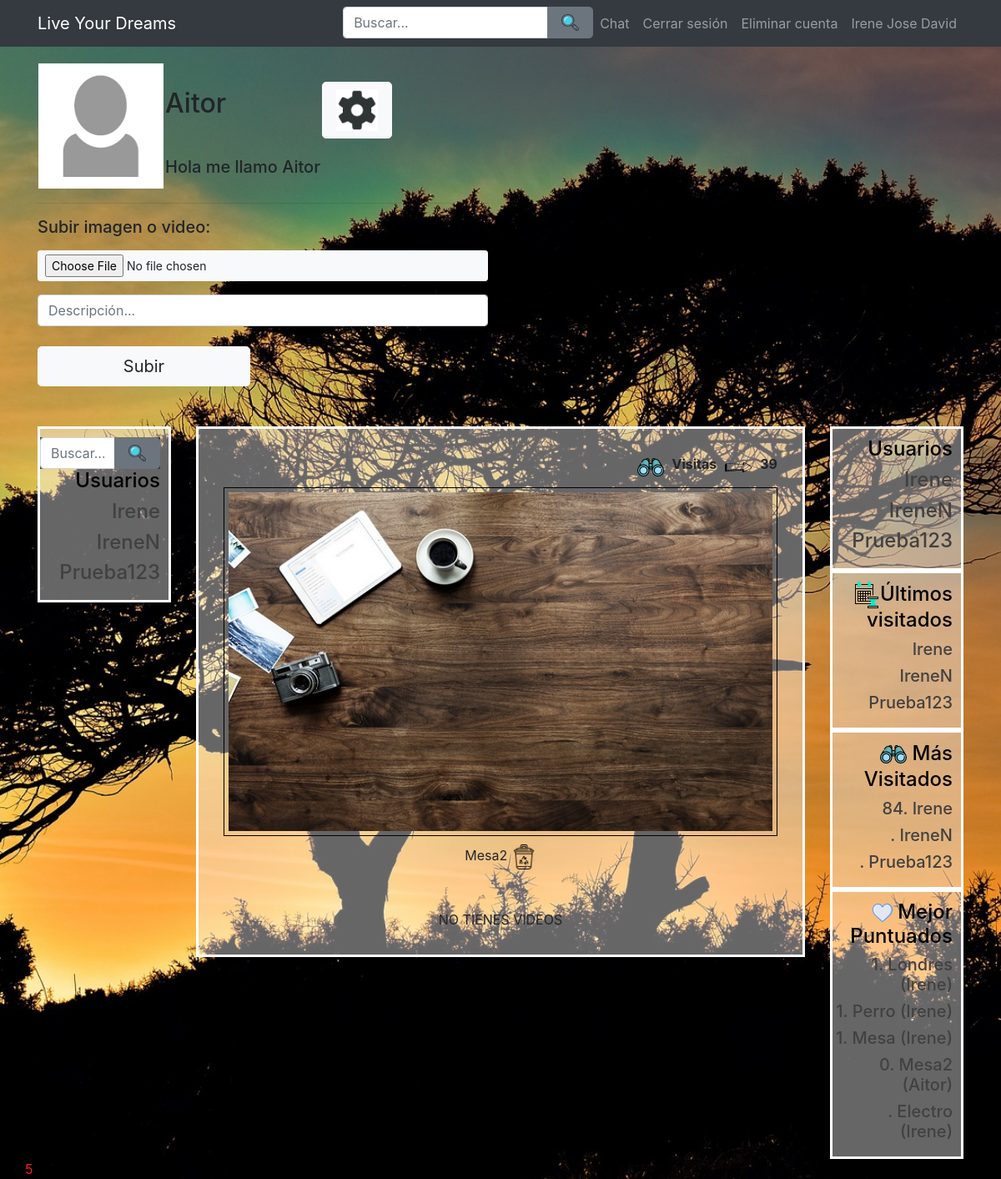
Screenshot of /paginausuarios.php (signed in) with the database file from the repository.
### tables this page shows
CREATE TABLE `usuarios` (
  `usuarioID` int(11) NOT NULL,
  `username` varchar(255) NOT NULL,
  `password` varchar(255) NOT NULL,
  `email` varchar(255) NOT NULL,
  `active` varchar(255) NOT NULL,
  `resetToken` varchar(255) DEFAULT NULL,
  `resetComplete` varchar(3) DEFAULT 'No',
  `visitas` int(11)  DEFAULT '0',
  `descripcion` varchar(255) NOT NULL,
  `imagen` varchar(255) NOT NULL
);

CREATE TABLE `imagen` (
  `idfoto` int(11) NOT NULL,
  `usuarioID` int(11) NOT NULL,
  `nombre` varchar(255) NOT NULL,
  `descripcion` text NOT NULL,
  `likes` int(11) DEFAULT '0'
);

### paginausuarios.php (the view, shortened to what this page needs)
<?php
require('includes/config.php');
require('layout/header.php');
?>
<div class="container">
    <div class="row">
        <div class="col-xs-12 col-sm-8 col-md-6 col-sm-offset-2 col-md-offset-3 mb-5">
            <?php
				$stmt = $db->query("SELECT imagen, descripcion FROM usuarios WHERE usuarioID = " . $_SESSION['usuarioID']);
				while ($row = $stmt->fetch()) {
					if(empty($row['imagen'])){
						$imagenP = "usuario.jpg";
					}else{
						$imagenP = $row['imagen'];
					}
					if(empty($row['descripcion'])){
						$descripcionP = "Descripcion";
					}else{
						$descripcionP = $row['descripcion'];
					}
				}
			?>
			<table>
				<tr>
					<td rowspan="2"><?php echo '<img width="150" height="150" src="imagenes/' . $imagenP . '">' . "\n"; ?></td>
					<td><h2><?php echo htmlspecialchars($_SESSION['username'], ENT_QUOTES); ?></h2></td>
					<td><div class="col-xs-15 col-md-15"><a class="mt-2 btn btn-light btn-block btn-lg" href="perfil.php" ><img src="img/app/config.png" alt="Config" width="50" height="50" /></a></div></td>
				</tr>
				<tr>
					<td><h5><?php echo $descripcionP;?></h5></td>
				</tr>
			</table>
			<hr>
            <form id="uploadimage" method="POST" action="imagen-ajax.php" enctype="multipart/form-data">
				<h5><label>Subir imagen o video:</label></h5>
                <input type="file" name="file" id="file" class="btn btn-light btn-block btn-sm" required />
                <div class="row mt-3 nomargin">
                    <input type="text" name="descripcion" id="des" class="form-control col-xs-12 col-md-12 mb-3" placeholder="Descripción...">
                </div>
                <div class="row">
                    <div class="col-xs-6 col-md-6"><input type="submit" name="submit" value="Subir" class="mt-2 btn btn-light btn-block btn-lg" tabindex="5" /></div>
                </div>
            </form>
        </div>
        <div class="col-xs-2 col-sm-2 col-md-12 col-sm-offset-12 col-md-offset-12">
            <div class="row">
                <div class="col-md-offset-1 col-md-2 col-xs-14 col-sm-14 users-table contenedorListas">
                    <div class="listas">
                        <form id="form2" name="form2" method="get" action="">
                            <div class="input-group bg-dark search-bar">
                                <input type="text" class="form-control search-input" placeholder="Buscar..." aria-label="Buscar..." aria-describedby="basic-addon2" name="buscar">
                                <div class="input-group-append search-button">
                                    <input type="image" onclick="confirmarBusqueda2()" name="submit" width="30px" height="30px" src="img/app/lupa.png" class="btn btn-secondary btn-block btn-lg" tabindex="5">
                                </div>
                            </div>
                        </form>
                        <h4>Usuarios</h4>
                        <?php
				$stmt = $db->query("SELECT * FROM usuarios WHERE active = 'Yes'");
				while ($row = $stmt->fetch()) {
					$nombre = $row['username'];
					$id = $row['usuarioID'];
					if ($id != $_SESSION['usuarioID']) {
						echo "<h4 color='green'><a href='vistausuario.php?id=$id&nombreusuario=$nombre'>$nombre</a></h4>";
					}
				}
				?>
                    </div>
                </div>
                <div class="col-md-8">
                    <div class="contenedorTodo">
                        <?php
						$stmt = $db->query("SELECT visitas FROM usuarios WHERE usuarioID = " . $_SESSION['usuarioID']);
						$visitas = '';
						while ($row = $stmt->fetch()) {
							$visitas = $row['visitas'];
						}
						?>
                        <div class="visitas">
                            <img src="img/app/binoculars.png">
                            <p>Visitas</p>
                            <img src="img/app/next.png">
                            <p class="" data-count="2200"><?php echo $visitas ?></p>
                        </div>
                        <?php
						$stmt = $db->query("SELECT * FROM imagen WHERE usuarioID = " . $_SESSION['usuarioID']);
						while ($row = $stmt->fetch()) {
                            echo '<div id="foto"><img class="foto" src="imagenes/' . $row['nombre'] . '">' . "\n";
							?>
                        <div>
                            <span><?php echo ucwords($row['descripcion']); ?></span>
                            <a onclick="confirmar(<?php echo $row['idfoto']; ?>)"><img class="imgEliminar" src="img/app/papelera.png" alt="Papelera" /></a>
                        </div></br></br>
                    </div>
                    <?php
					}
					?>
                    <?php
					$cont = 0;
						?>
                <?php
				if ($cont == 0) {
					echo '<span>NO TIENES VIDEOS</span>';
				}
				?>
            </div>
        </div>
        <div class="col-md-offset-1 col-md-2 col-xs-12 col-sm-12 users-table contenedorListas">
			<div class="listas">
				<h4>Usuarios</h4>
				<?php
				$stmt = $db->query("SELECT * FROM usuarios WHERE active = 'Yes'");
				while ($row = $stmt->fetch()) {
					$nombre = $row['username'];
					$id = $row['usuarioID'];
					if ($id != $_SESSION['usuarioID']) {
						echo "<h4 color='green'><a href='vistausuario.php?id=$id&nombreusuario=$nombre'>$nombre</a></h4>";
					}
				}
				?>
			</div>
            <div class="listas">
                <h4><img src='img/app/calendario.png'>Últimos visitados</h4>
                <?php
				$stmt = $db->query("SELECT * FROM usuarios WHERE active = 'Yes'");
				while ($row = $stmt->fetch()) {
					$nombre = $row['username'];
					$id = $row['usuarioID'];
					if ($id != $_SESSION['usuarioID']) {
						echo "<h5 color='green'><a href='vistausuario.php?id=$id&nombreusuario=$nombre'>$nombre</a></h5>";
					}
				}
				?>
            </div>
            <div class="listas">
                <h4><img src='img/app/binoculars.png'> Más Visitados</h4>
                <?php
				$stmt = $db->query("SELECT * FROM usuarios WHERE active = 'Yes'");
				while ($row = $stmt->fetch()) {
					$nombre = $row['username'];
					$id = $row['usuarioID'];
                    $nvisitas = $row['visitas'];
					if ($id != $_SESSION['usuarioID']) {
						echo "<h5 color='green'><a href='vistausuario.php?id=$id&nombreusuario=$nombre'>$nvisitas.  $nombre</a></h5>";
					}
				}
				?>
            </div>
            <div class="listas">
                <h4> <img src='img/app/heart.png'> Mejor Puntuados</h4>
                <?php
                $stmt = $db->query("SELECT *, 'ft' AS tipo FROM imagen UNION select *, 'vd' AS tipo from video order by likes DESC LIMIT 5");
				while ($row = $stmt->fetch()) {
					$descripcion = ucwords($row['descripcion']);
                    $usuarioID = $row['usuarioID'];
                    $id = $row['idfoto'];
                    $nlike = $row['likes'];
                    $stmt2= $db->query("SELECT username from usuarios where usuarioID=".$usuarioID);
                    $nombre=$stmt2->fetch();
                    $nombre=$nombre['username'];
                    if ($row['tipo']=="vd"){
                        $id="vd".$row['idfoto'];
                    }
                    if ($nombre!=null){
                        echo '<div class="contadorLikes2">';
                        echo "<h5 color='green'><a href='vistausuario.php?id=$usuarioID&nombreusuario=$nombre/#$id'>$nlike.  $descripcion ($nombre)</h5>";
                        echo '</div>';
                    }
                }
              ?>
            </div>
        </div>
    </div>
</div>
<div id="visitasPerfil"><?php echo $_SESSION['usuarioID'] ?></div>
</div>
</div>
<?php
require('layout/footer.php');
?>

### style/main.css (style rules this page uses)
a { color: #EF1F2F; text-decoration: none; }
html, body { height:100%; }
body { background: url("../img/foto_fondo.jpg") no-repeat center center fixed; background-size:cover; }
.nomargin { margin-left:0!important; margin-right:0!important; }
.users-table a { color:rgb(66, 65, 65); }
.search-bar { max-width: 300px; }
.search-button { max-width: 60px; }
.search-button input { width: 55px; height: 38px; }
.contenedorTodo { padding:30px; border:3px solid white; text-align:center; background:rgba(255,255,255,0.4); }
.foto { width:100%; height:auto; padding:5px; border:1px solid black; margin-bottom:10px; }

### style/paginausuarios.css (style rules this page uses)
.imgEliminar { width: 30px; height: 30px; }
.contenedorListas { color:black; text-align:right; }
.listas { padding:10px 10px 10px 0; border:3px solid white; background:rgba(255,255,255,0.4) }
.visitas { display: flex; justify-content: right; align-items: flex-start; }
.visitas img { margin-left: 10px; margin-right: 10px; }
.visitas p { font-weight: bold; }

### rows the page displays
usuarios: imagen (picture), descripcion "Hola me llamo Aitor", visitas "39", username "Aitor"
usuarios: username "Irene", visitas "84"
usuarios: username "IreneN"
usuarios: username "Prueba123"
imagen: nombre (picture), descripcion "Mesa2"

### other values shown
$_SESSION['username'] "Aitor"
$nlike "1"
$descripcion "Londres"
$descripcion "Perro"
$descripcion "Mesa"
$nlike "0"
$descripcion "Mesa2"
$descripcion "Electro"
$_SESSION['usuarioID'] "5"
